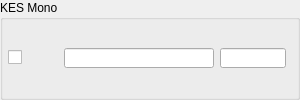
             <widget class="QGroupBox" name="groupBox_id_mono_kes">
              <property name="maximumSize">
               <size>
                <width>300</width>
                <height>16777215</height>
               </size>
              </property>
              <property name="title">
               <string>KES Mono</string>
              </property>
              <layout class="QHBoxLayout" name="horizontalLayout_51">
               <property name="leftMargin">
                <number>5</number>
               </property>
               <property name="topMargin">
                <number>0</number>
               </property>
               <property name="bottomMargin">
                <number>0</number>
               </property>
               <item>
                <layout class="QHBoxLayout" name="horizontalLayout_52">
                 <item>
                  <layout class="QGridLayout" name="gridLayout">
                   <item row="0" column="0">
                    <widget class="QCheckBox" name="checkBox_id_w11">
                     <property name="minimumSize">
                      <size>
                       <width>50</width>
                       <height>0</height>
                      </size>
                     </property>
                     <property name="maximumSize">
                      <size>
                       <width>50</width>
                       <height>16777215</height>
                      </size>
                     </property>
                     <property name="font">
                      <font>
                       <kerning>true</kerning>
                      </font>
                     </property>
                     <property name="text">
                      <string/>
                     </property>
                    </widget>
                   </item>
                   <item row="0" column="1">
                    <widget class="QLineEdit" name="lineEdit_id_mat_w11">
                     <property name="minimumSize">
                      <size>
                       <width>150</width>
                       <height>20</height>
                      </size>
                     </property>
                     <property name="maximumSize">
                      <size>
                       <width>150</width>
                       <height>20</height>
                      </size>
                     </property>
                    </widget>
                   </item>
                   <item row="0" column="2">
                    <widget class="QLineEdit" name="lineEdit_id_thk_w11">
                     <property name="maximumSize">
                      <size>
                       <width>16777215</width>
                       <height>20</height>
                      </size>
                     </property>
                    </widget>
                   </item>
                  </layout>
                 </item>
                </layout>
               </item>
              </layout>
             </widget>
